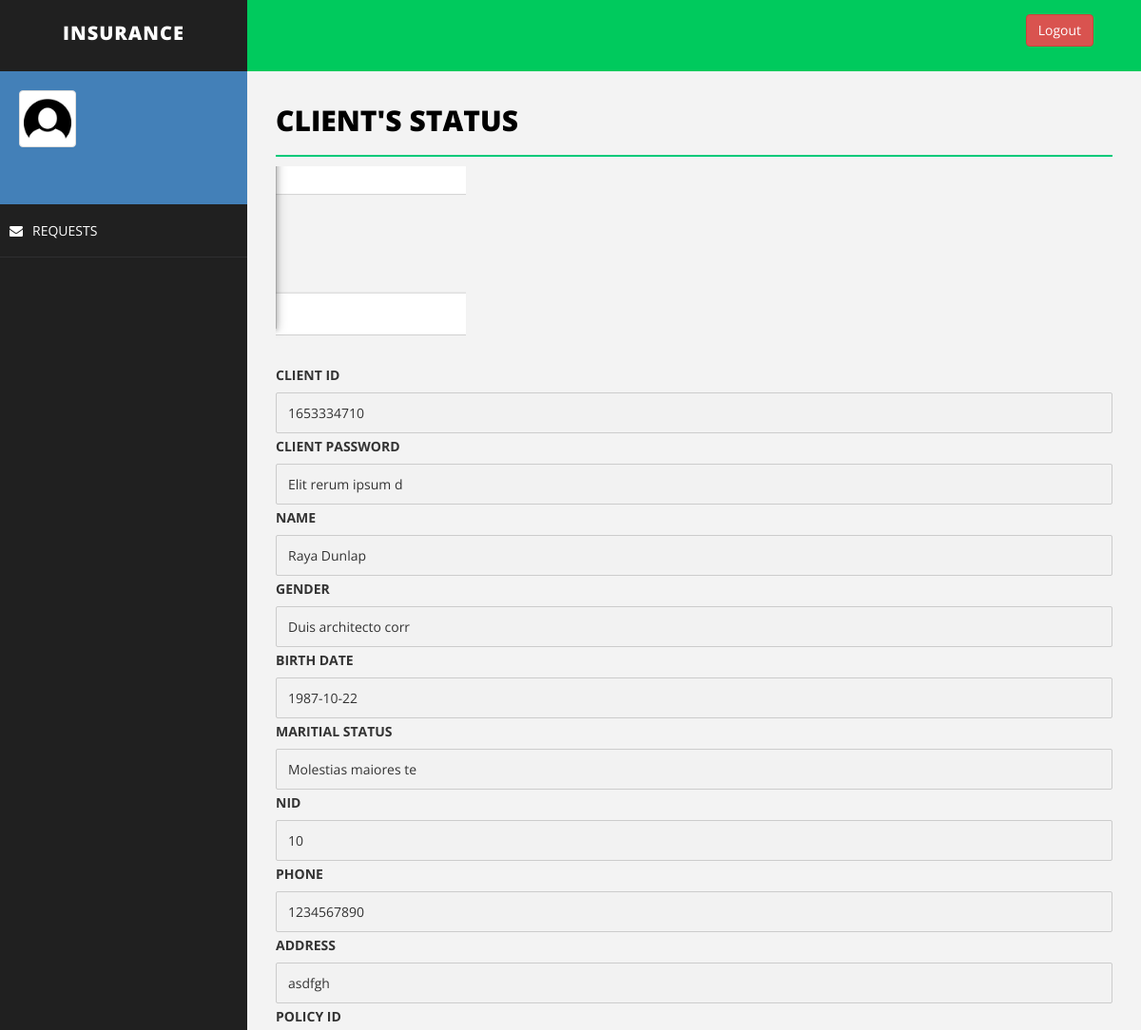
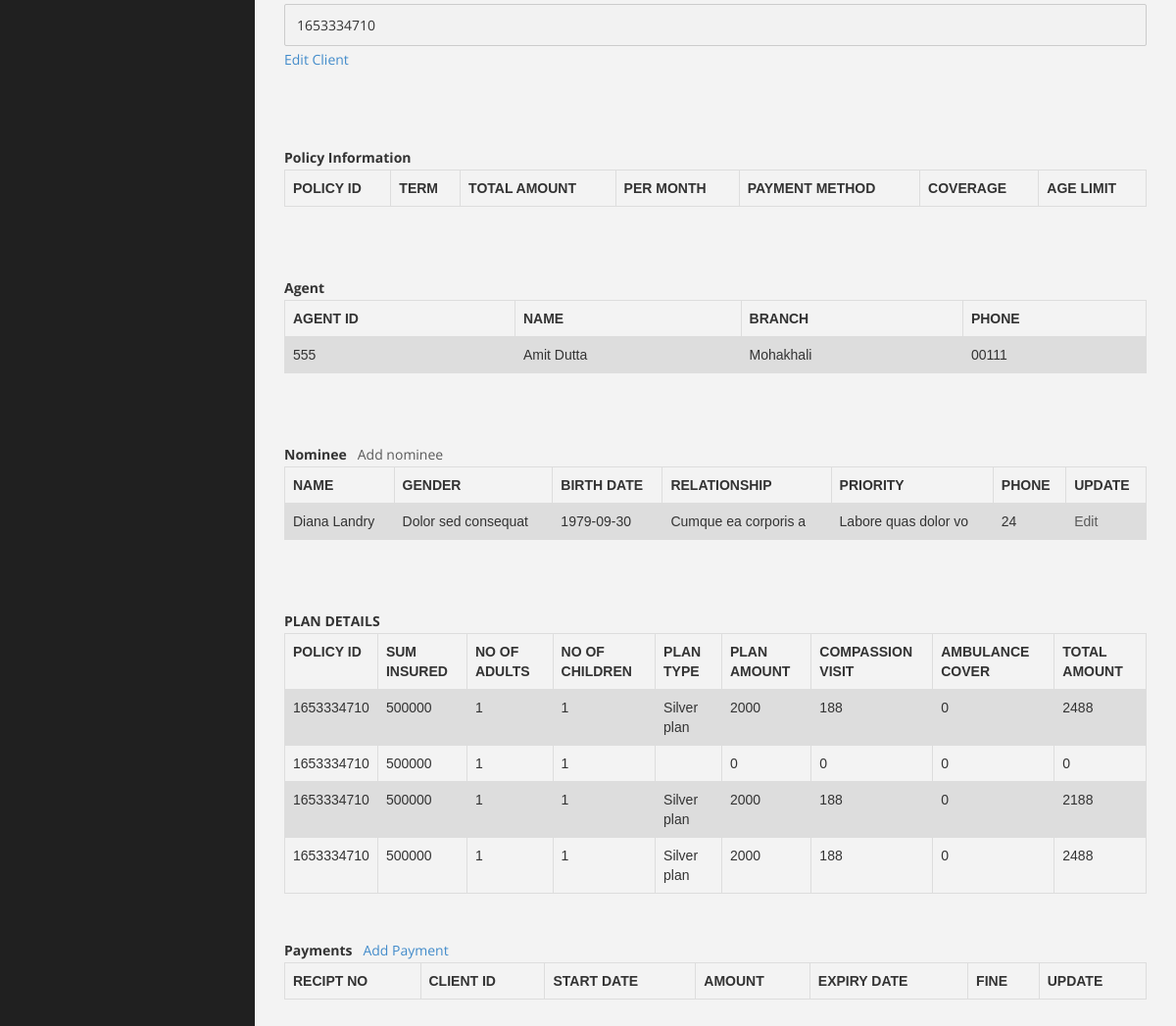
The page /clientStatus1.php?client_id=1653334710 on the database its author committed (2 pictures, top to bottom).
### tables this page shows
CREATE TABLE `client` (
  `client_id` varchar(200) NOT NULL,
  `client_password` varchar(30) NOT NULL,
  `name` varchar(50) NOT NULL,
  `sex` varchar(20) NOT NULL,
  `birth_date` varchar(20) NOT NULL,
  `marital_status` varchar(20) NOT NULL,
  `nid` varchar(50) NOT NULL,
  `phone` varchar(20) NOT NULL,
  `address` varchar(50) NOT NULL,
  `agent_id` varchar(20) NOT NULL,
  `image` varchar(200) NOT NULL,
  `child1_name` text NOT NULL,
  `child1_gender` text NOT NULL,
  `child1_birth_date` text NOT NULL,
  `child1_national_id` text NOT NULL,
  `child1_relationship` text NOT NULL,
  `child1_priority` text NOT NULL,
  `child1_phone` int(255) NOT NULL,
  `child2_name` text NOT NULL,
  `child2_gender` text NOT NULL,
  `child2_birth_date` text NOT NULL,
  `child2_national_id` text NOT NULL,
  `child2_relationship` text NOT NULL,
  `child2_priority` text NOT NULL,
  `child2_phone` int(255) NOT NULL,
  `father_name` text NOT NULL,
  `father_gender` text NOT NULL,
  `father_birth_date` text NOT NULL,
  `father_national_id` text NOT NULL,
  `father_relationship` text NOT NULL,
  `father_priority` text NOT NULL,
  `father_phone` int(255) NOT NULL,
  `mother_name` text NOT NULL,
  `mother_gender` text NOT NULL,
  `mother_birth_date` text NOT NULL,
  `mother_national_id` text NOT NULL,
  `mother_relationship` text NOT NULL,
  `mother_priority` text NOT NULL,
  `mother_phone` int(255) NOT NULL,
  `start_date` varchar(255) NOT NULL,
  `end_date` varchar(255) NOT NULL,
  `due_date` varchar(255) NOT NULL,
  `policy_id` varchar(255) NOT NULL,
  `due_amount` varchar(255) NOT NULL,
  `shared_location` varchar(255) NOT NULL,
  `adhar_number` varchar(255) NOT NULL
);

CREATE TABLE `agent` (
  `agent_id` varchar(50) NOT NULL,
  `agent_password` varchar(30) NOT NULL,
  `name` varchar(50) NOT NULL,
  `branch` varchar(50) NOT NULL,
  `phone` varchar(50) NOT NULL
);

CREATE TABLE `nominee` (
  `nominee_id` varchar(200) NOT NULL,
  `client_id` varchar(100) NOT NULL,
  `name` varchar(50) NOT NULL,
  `sex` varchar(20) NOT NULL,
  `birth_date` varchar(50) NOT NULL,
  `nid` varchar(50) NOT NULL,
  `relationship` varchar(20) NOT NULL,
  `priority` varchar(20) NOT NULL,
  `phone` varchar(50) NOT NULL
);

CREATE TABLE `plan` (
  `policy_id` int(11) NOT NULL,
  `sum_insured` int(11) NOT NULL,
  `plan_type` varchar(255) NOT NULL,
  `plan_amount` int(11) NOT NULL,
  `adults` int(11) NOT NULL,
  `children` int(11) NOT NULL,
  `compassion_visit` int(11) NOT NULL,
  `ambulance_cover` int(11) NOT NULL,
  `total_amount` int(11) NOT NULL,
  `created_at` date NOT NULL DEFAULT current_timestamp(),
  `id` int(11) NOT NULL
);

### clientStatus1.php (the view, shortened to what this page needs)
<?php
	include'connection.php';
	$username = $_SESSION["username"];
?>
<!DOCTYPE html>
<html>
<head>
    <link href="assets/css/bootstrap.css" rel="stylesheet" />
    <link href="assets/css/font-awesome.css" rel="stylesheet" />
    <link href="assets/css/basic.css" rel="stylesheet" />
    <link href="assets/css/custom.css" rel="stylesheet" />
</head>
<body>
<div id="wrapper">
    <nav class="navbar navbar-default navbar-cls-top " role="navigation" style="margin-bottom: 0">
        <div class="navbar-header">
            <a class="navbar-brand" href="mainpage.php">Insurance</a>
        </div>
        <div class="header-right">
             <a href="<?php echo "logout.php" ?>" class="btn btn-danger" title="Logout">Logout</a>
        </div>
    </nav>
    <nav class="navbar-default navbar-side" role="navigation">
        <div class="sidebar-collapse">
            <ul class="nav" id="main-menu">
                <li>
                    <div class="user-img-div">
                        <img src="assets/img/user.png" class="img-thumbnail" />
                        <div class="inner-text">
                        <br />
                        </div>
                    </div>
                </li>
             <li>
                  <a href="requests1.php"><i class="fa fa-envelope "></i>REQUESTS</a>
             </li>
            </ul>
        </div>
    </nav>
        <div id="page-wrapper">
                <div class="row">
                    <div class="col-md-12">
                        <h1 class="page-head-line">Client's Status</h1>
<?php
	if($_SERVER["REQUEST_METHOD"] == "GET"){
		$client_id = $_GET["client_id"];
	}
	$sql = "SELECT * from client where client_id='$client_id'";
	$result = $conn->query($sql);
	$agent_id="";
?>
<?php
	while($row = $result->fetch_assoc()) {
		$images = $row["image"];
?>
			<img class="profile-user-img img-responsive"  width="200px" height="200px" src="<?php echo "../project/uploads/".$images ?>" alt="Client has no profile picture">
<?php
		echo "<label for=\"fname\">CLIENT ID</label>";
	    echo "<input disabled type=\"text\" client_id=\"fname\" name=\"client_id\" placeholder=\"clients id..\" value=\"$row[client_id]\">";
		echo "<label for=\"fname\">CLIENT PASSWORD</label>";
	    echo "<input disabled type=\"text\" client_id=\"fname\" name=\"client_password\" placeholder=\"client password..\" value=\"$row[client_password]\">";
		echo "<label for=\"fname\">NAME</label>";
	    echo "<input disabled type=\"text\" client_id=\"fname\" name=\"name\" placeholder=\"clients Name..\" value=\"$row[name]\">";
		echo "<label for=\"fname\">GENDER</label>";
		echo "<input disabled type=\"text\" client_id=\"fname\" name=\"sex\" placeholder=\"clients gender..\" value=\"$row[sex]\">";
		echo "<label for=\"fname\">BIRTH DATE</label>";
		echo "<input disabled type=\"text\" client_id=\"fname\" name=\"birth_date\" placeholder=\"clients Birth Date..\" value=\"$row[birth_date]\">";
		echo "<label for=\"fname\">MARITIAL STATUS</label>";
		echo "<input disabled type=\"text\" client_id=\"fname\" name=\"marital_status\" placeholder=\"clients Maritial Status..\" value=\"$row[marital_status]\">";
		echo "<label for=\"fname\">NID</label>";
		echo "<input disabled type=\"text\" client_id=\"fname\" name=\"nid\" placeholder=\"clients NID..\" value=\"$row[nid]\">";
		echo "<label for=\"fname\">PHONE</label>";
		echo "<input disabled type=\"text\" client_id=\"fname\" name=\"phone\" placeholder=\"clients Phone..\" value=\"$row[phone]\">";
		echo "<label for=\"fname\">ADDRESS</label>";
		echo "<input disabled type=\"text\" client_id=\"fname\" name=\"address\" placeholder=\"clients Address..\" value=\"$row[address]\">";
		echo "<label for=\"fname\">POLICY ID</label>";
		echo "<input disabled type=\"text\" client_id=\"fname\" name=\"policy_id\" placeholder=\"policy id..\" value=\"$row[client_id]\">";
		$client_id      = $row["client_id"];
		$agent_id  = $row["agent_id"];
		$agent_id = $row["agent_id"];
		echo "<a href='editClient.php?client_id=".$client_id."'>Edit Client</a>\n";
    }
		echo "<br>\n";
	    echo "<br>\n";
	echo "<table class=\"table\">\n";
    echo "  <tr>\n";
    echo "    <th>POLICY ID</th>\n";
    echo "    <th>TERM</th>\n";
    echo "    <th>TOTAL AMOUNT</th>\n";
    echo "    <th>PER MONTH</th>\n";
	echo "    <th>PAYMENT METHOD</th>\n";
    echo "    <th>COVERAGE</th>\n";
    echo "    <th>AGE LIMIT</th>\n";
    echo "  </tr>\n";
echo '</div>';
	echo "<br>\n";
	echo "<br>\n";
	echo '<b>Policy Information</b>';
	$sql = "SELECT * FROM agent where agent_id='$agent_id'";
	$result = $conn->query($sql);
	echo "<table class=\"table\">\n";
    echo "  <tr>\n";
    echo "    <th>AGENT ID</th>\n";
    echo "    <th>NAME</th>\n";
    echo "    <th>BRANCH</th>\n";
    echo "    <th>PHONE</th>\n";
    echo "  </tr>";
	if ($result->num_rows > 0) {
	while($row = $result->fetch_assoc()) {
		echo "<tr>\n";
		echo "    <td>".$row["agent_id"]."</td>\n";
		echo "    <td>".$row["name"]."</td>\n";
		echo "    <td>".$row["branch"]."</td>\n";
		echo "    <td>".$row["phone"]."</td>\n";
		echo "  </tr>";
	}
	}
	echo '<b>Agent</b>';
	$sql = "SELECT * FROM nominee where client_id='$client_id'";
	$result = $conn->query($sql);
	echo "<table class=\"table\">\n";
    echo "  <tr>\n";
    echo "    <th>NAME</th>\n";
    echo "    <th>GENDER</th>\n";
    echo "    <th>BIRTH DATE</th>\n";
	echo "    <th>RELATIONSHIP</th>\n";
	echo "    <th>PRIORITY</th>\n";
    echo "    <th>PHONE</th>\n";
	echo "    <th>UPDATE</th>\n";
    echo "  </tr>";
	if ($result->num_rows > 0) {
	while($row = $result->fetch_assoc()) {
		echo "<tr>\n";
		echo "    <td>".$row["name"]."</td>\n";
		echo "    <td>".$row["sex"]."</td>\n";
		echo "    <td>".$row["birth_date"]."</td>\n";
		echo "    <td>".$row["relationship"]."</td>\n";
		echo "    <td>".$row["priority"]."</td>\n";
		echo "    <td>".$row["phone"]."</td>\n";
		if($agent_id == $username || "ahmed" == $username){
			echo "<td>"."<a href='editNominee.php?nominee_id=".$row["nominee_id"]. "'>Edit</a>"."</td>\n";
		}else {
			echo "<td>"."<a class=\"dis\" href='editNominee.php?nominee_id=".$row["nominee_id"]. "'>Edit</a>"."</td>\n";
		}
		echo "  </tr>";
	}
	}
	echo '<b>Nominee</b>'; echo '&nbsp';echo '&nbsp';echo '&nbsp';
	if($agent_id== $username || "ahmed" == $username){
			echo "<a href='addNominee.php?client_id=".$c_id. "'>Add Nominee</a>";
		}else {
			echo "<a class=\"dis\" href='addNominee.php?client_id=".$client_id. "'>Add nominee</a>";
		}
	$sql = "SELECT * FROM plan where policy_id='$client_id'";
	$result = $conn->query($sql);
	echo "<table class=\"table\">\n";
    echo "  <tr>\n";
    echo "    <th>POLICY ID</th>\n";
    echo "    <th>SUM INSURED</th>\n";
    echo "    <th>NO OF ADULTS</th>\n";
	echo "    <th>NO OF CHILDREN</th>\n";
	echo "    <th>PLAN TYPE</th>\n";
    echo "    <th>PLAN AMOUNT</th>\n";
	echo "    <th>COMPASSION VISIT</th>\n";
	echo "    <th>AMBULANCE COVER</th>\n";
	echo "    <th>TOTAL AMOUNT</th>\n";
    echo "  </tr>";
	if ($result->num_rows > 0) {
	while($row = $result->fetch_assoc()) {
		echo "<tr>\n";
		echo "    <td>".$row["policy_id"]."</td>\n";
		echo "    <td>".$row["sum_insured"]."</td>\n";
		echo "    <td>".$row["adults"]."</td>\n";
		echo "    <td>".$row["children"]."</td>\n";
		echo "    <td>".$row["plan_type"]."</td>\n";
		echo "    <td>".$row["plan_amount"]."</td>\n";
		echo "    <td>".$row["compassion_visit"]."</td>\n";
		echo "    <td>".$row["ambulance_cover"]."</td>\n";
		echo "    <td>".$row["total_amount"]."</td>\n";
		echo "  </tr>";
	}
	}
	echo '<b>PLAN DETAILS</b>'; echo '&nbsp';echo '&nbsp';echo '&nbsp';
	echo "<table class=\"table\">\n";
    echo "  <tr>\n";
    echo "    <th>RECIPT NO</th>\n";
    echo "    <th>CLIENT ID</th>\n";
    echo "    <th>START DATE</th>\n";
    echo "    <th>AMOUNT</th>\n";
	echo "    <th>EXPIRY DATE</th>\n";
    echo "    <th>FINE</th>\n";
	echo "    <th>UPDATE</th>\n";
    echo "  </tr>";
	echo "<br>\n";
	echo '<b>Payments</b>';  echo '&nbsp';echo '&nbsp';echo '&nbsp'; echo "<a href='addPayment.php?client_id=".$client_id."'>Add Payment</a>";
	echo "</table>\n";
?>
                </div>
        </div>
    </div>
</body>
</html>

### assets/css/basic.css (style rules this page uses)
body { font-family: 'Open Sans', sans-serif; line-height:25px; }
#wrapper { width: 100%; background: #202020; }
#page-wrapper { padding: 15px 15px; min-height: 600px; background: #F3F3F3; }
.page-head-line { font-size: 30px; text-transform: uppercase; color: #000; font-weight: 800; padding-bottom: 20px; border-bottom: 2px solid #00CA79; margin-bottom: 10px; }
.navbar-cls-top .navbar-brand { color: #fff; background: #202020; width: 260px; text-align: center; height: 75px; font-size: 20px; letter-spacing: 1px; font-weight: 900; padding-top: 25px; text-transform:uppercase; }
.header-right { color: #fff; padding: 15px 50px 5px 50px; float: right; font-size: 16px; }
.user-img-div { min-height: 140px; padding: 20px; background-color: #4380B8; }
.user-img-div img { max-height: 60px; }
.user-img-div .inner-text { text-align: right; position: relative; color: #fff; font-weight: 800; line-height: 25px; }
.sidebar-collapse, .sidebar-collapse .nav { background: none; }
.sidebar-collapse .nav { padding: 0; }
.sidebar-collapse .nav > li > a { color: #fff; background: #202020; text-shadow: none; padding: 15px 40px; border-bottom: 1px solid #2F2E31; }
.sidebar-collapse > .nav > li > a { padding: 15px 10px; }
.navbar-side { border: none; background-color: #202020; }
.navbar-cls-top { background: #00ca5d; border-bottom: none; }
.navbar-default { border: 0px solid black; }
.navbar-header { background: #000000; }
.nav > li > a > i { margin-right: 10px; }
@media (min-width:768px) { #page-wrapper { margin: 0 0 0 260px; padding: 15px 30px; min-height: 1200px; } }
@media (min-width:768px) { .navbar-side { z-index: 1; position: absolute; width: 260px; } }
@media (min-width:768px) { .navbar { border-radius: 0px; } }

### clientStatus1.php (style rules this page uses)
input[type=text], select { width: 100%; padding: 8px 12px; margin: 1px 0; display: inline-block; border: 1px solid #ccc; border-radius: 2px; box-sizing: border-box; }
table { font-family: arial, sans-serif; border-collapse: collapse; width: 100%; }
td, th { border: 1px solid #dddddd; text-align: left; padding: 8px; }
tr:nth-child(even) { background-color: #dddddd; }
.dis { pointer-events: none; cursor: default; color:#595959; }

### rows shown on the page
client: image (picture), client_id "1653334710", client_password "Elit rerum ipsum d", name "Raya Dunlap", sex "Duis architecto corr", birth_date "1987-10-22", marital_status "Molestias maiores te", nid "10", phone "1234567890", address "asdfgh", policy_id "1653334710"
agent: agent_id "555", name "Amit Dutta", branch "Mohakhali", phone "00111"
nominee: name "Diana Landry", sex "Dolor sed consequat", birth_date "1979-09-30", relationship "Cumque ea corporis a", priority "Labore quas dolor vo", phone "24"
plan: policy "1653334710", sum_insured "500000", adults "1", children "1", plan_type "Silver plan", plan_amount "2000", compassion_visit "188", ambulance_cover "0", total_amount "2488"
plan: policy "1653334710", sum_insured "500000", adults "1", children "1", plan_amount "0", compassion_visit "0", ambulance_cover "0", total_amount "0"
plan: policy "1653334710", sum_insured "500000", adults "1", children "1", plan_type "Silver plan", plan_amount "2000", compassion_visit "188", ambulance_cover "0", total_amount "2188"
plan: policy "1653334710", sum_insured "500000", adults "1", children "1", plan_type "Silver plan", plan_amount "2000", compassion_visit "188", ambulance_cover "0", total_amount "2488"
